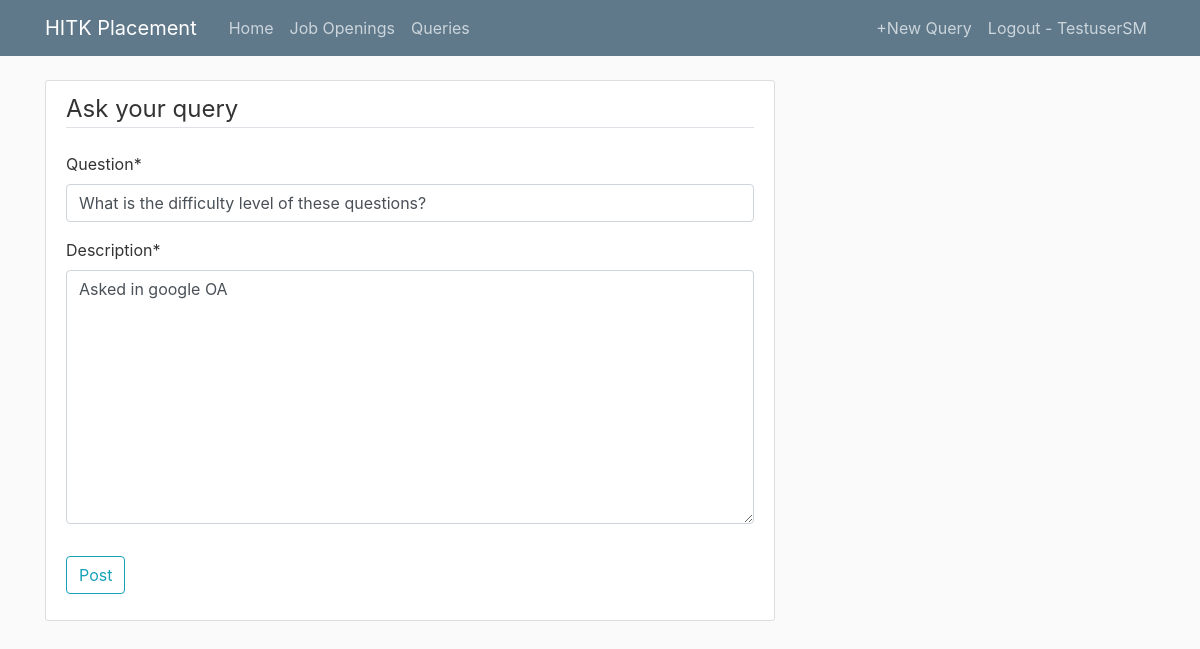
The app's page /askAQuery/query/5/update (signed in) with its own data.
### askAQuery/models.py (models this page shows, shortened)
class Query(models.Model):
	question = models.CharField(max_length=500)
	author = models.ForeignKey(User,on_delete=models.CASCADE)
	datePosted = models.DateTimeField(default=timezone.now)
	description = models.TextField()

### askAQuery/views.py (the view, shortened to what this page needs)
# urls.py: path('query/<int:pk>/update', QueryUpdateView.as_view(), name='query-update'),
class QueryUpdateView(LoginRequiredMixin, UserPassesTestMixin, UpdateView):
	model = Query
	fields = ['question','description']
	def test_func(self):
		query = self.get_object()
		if self.request.user == query.author:
			return True
		return False

### askAQuery/templates/askAQuery/query_form.html (shortened to what this page needs)
{% extends "home/base.html" %}
{% load crispy_forms_tags %}
{% block content %}
    <div class="content-section">
        <form method="POST">
            <fieldset class="form-group">
                <legend class="border-bottom mb-4">Ask your query</legend>
                {{ form|crispy  }}
            </fieldset>
            <div class="form-group">
                <button class="btn btn-outline-info" type="submit">Post</button>
            </div>
        </form>
    </div>
{% endblock content %}

### home/templates/home/base.html (shortened to what this page needs)
{% load static %}
<!DOCTYPE html>
<html>
    <head>
        <link rel="stylesheet" href="https://stackpath.bootstrapcdn.com/bootstrap/4.3.1/css/bootstrap.min.css">
        <link rel="stylesheet" type="text/css" href="{% static 'home/main.css' %}">
    </head>
    <body>
        <header class="site-header">
            <nav class="navbar navbar-expand-md navbar-dark bg-steel fixed-top">
                <div class="container">
                    <a class="navbar-brand mr-4" href="{% url 'placement-website-home' %}">HITK Placement</a>
                    <div class="collapse navbar-collapse" id="navbarToggle">
                        <div class="navbar-nav mr-auto">
                            <a class="nav-item nav-link" href="{% url 'placement-website-home' %}">Home</a>
                            {% if user.is_authenticated %}
                                <a class="nav-item nav-link" href="{% url 'placement-website-posts' %}">Job Openings</a>
                                <a class="nav-item nav-link" href="{% url 'placement-website-askAQuery' %}">Queries</a>
                            {% endif %}
                        </div>
                        <div class="navbar-nav">
                            {% if user.is_authenticated %}
                                <a class="nav-item nav-link" href="{% url 'query-create' %}">+New Query</a>
                                <a class="nav-item nav-link" href="{% url 'logout' %}">Logout - {{user.username}}</a>
                            {% else %}
                                <a class="nav-item nav-link" href="{% url 'login' %}">Login</a>
                                <a class="nav-item nav-link" href="{% url 'register' %}">Register</a>
                            {% endif %}
                        </div>
                    </div>
                </div>
            </nav>
        </header>
        <main role="main" class="container">
            <div class="row">
                <div class="col-md-8">
                    {% block content %}{% endblock %}
                </div>
            </div>
        </main>
    </body>
</html>

### home/static/home/main.css (style rules this page uses)
body { background: #fafafa; color: #333333; margin-top: 5rem; }
.bg-steel { background-color: #5f788a; }
.site-header .navbar-nav .nav-link { color: #cbd5db; }
.content-section { background: #ffffff; padding: 10px 20px; border: 1px solid #dddddd; border-radius: 3px; margin-bottom: 20px; }

### records on screen
Query: question "What is the difficulty level of these questions?", description "Asked in google OA"

### other values on screen
{{ user.username }} "TestuserSM"
